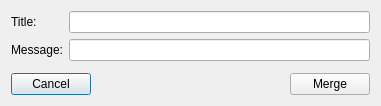
<?xml version="1.0" encoding="UTF-8"?>
<ui version="4.0">
 <class>MergePullRequestDlg</class>
 <widget class="QDialog" name="MergePullRequestDlg">
  <property name="geometry">
   <rect>
    <x>0</x>
    <y>0</y>
    <width>381</width>
    <height>106</height>
   </rect>
  </property>
  <property name="windowTitle">
   <string>Merge</string>
  </property>
  <layout class="QVBoxLayout" name="verticalLayout">
   <item>
    <layout class="QFormLayout" name="formLayout">
     <item row="0" column="0">
      <widget class="QLabel" name="label">
       <property name="text">
        <string>Title:</string>
       </property>
      </widget>
     </item>
     <item row="0" column="1">
      <widget class="QLineEdit" name="leTitle"/>
     </item>
     <item row="1" column="0">
      <widget class="QLabel" name="label_2">
       <property name="text">
        <string>Message:</string>
       </property>
      </widget>
     </item>
     <item row="1" column="1">
      <widget class="QLineEdit" name="leMessage"/>
     </item>
    </layout>
   </item>
   <item>
    <layout class="QHBoxLayout" name="horizontalLayout">
     <item>
      <widget class="QPushButton" name="pbCancel">
       <property name="text">
        <string>Cancel</string>
       </property>
      </widget>
     </item>
     <item>
      <spacer name="horizontalSpacer">
       <property name="orientation">
        <enum>Qt::Horizontal</enum>
       </property>
       <property name="sizeHint" stdset="0">
        <size>
         <width>188</width>
         <height>20</height>
        </size>
       </property>
      </spacer>
     </item>
     <item>
      <widget class="QPushButton" name="pbMerge">
       <property name="text">
        <string>Merge</string>
       </property>
      </widget>
     </item>
    </layout>
   </item>
  </layout>
 </widget>
 <resources/>
 <connections/>
</ui>
